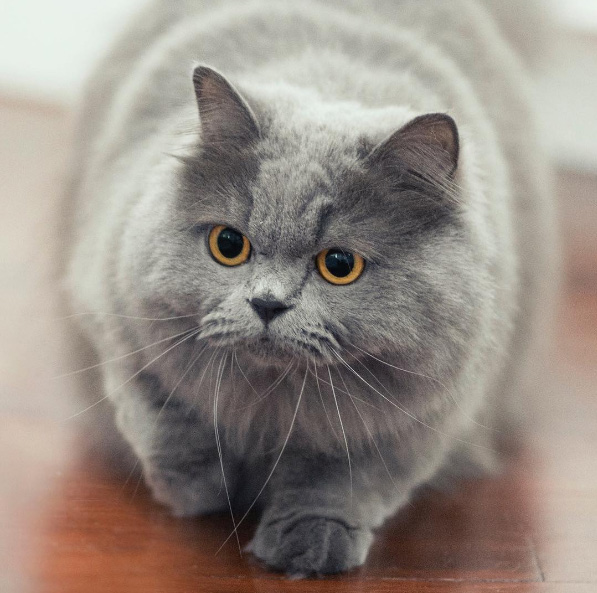
#> input picture cat.bmp, 597 x 593 px
$ python 4_rotation2.py
#> lines starting #> are read from the running program, lines starting #| are printed output that depends on the picture
import cv2
import sys
import numpy as np

src = cv2.imread('cat.bmp')
#> src is the input picture: shape (593, 597, 3); mean B, G, R 133.7, 141.6, 151.2

cp = (src.shape[1]/2, src.shape[0]/2)
#> cp = (298.5, 296.5)
rot = cv2.getRotationMatrix2D(cp, 20, 0.5) # 축소되는 원리 검색해보기
dst = cv2.warpAffine(src, rot, (0, 0))
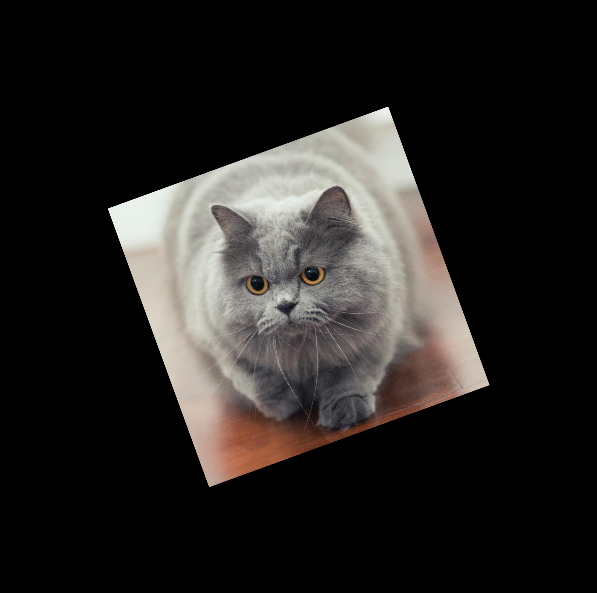
#> dst: shape (593, 597, 3); mean B, G, R 33.4, 35.4, 37.8

cv2.imshow('src', src)
cv2.imshow('dst', dst)
cv2.waitKey()

cv2.destroyAllWindows()
